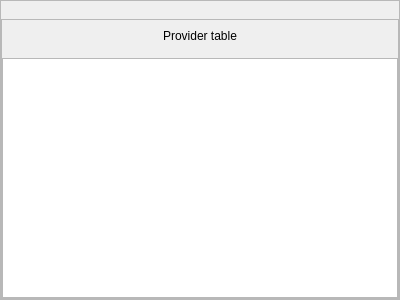
<?xml version="1.0" encoding="UTF-8"?>
<ui version="4.0">
 <class>ProviderFrame</class>
 <widget class="QFrame" name="ProviderFrame">
  <property name="geometry">
   <rect>
    <x>0</x>
    <y>0</y>
    <width>400</width>
    <height>300</height>
   </rect>
  </property>
  <property name="windowTitle">
   <string>Frame</string>
  </property>
  <property name="frameShape">
   <enum>QFrame::StyledPanel</enum>
  </property>
  <property name="frameShadow">
   <enum>QFrame::Raised</enum>
  </property>
  <layout class="QGridLayout" name="gridLayout">
   <property name="leftMargin">
    <number>0</number>
   </property>
   <property name="topMargin">
    <number>0</number>
   </property>
   <property name="rightMargin">
    <number>0</number>
   </property>
   <property name="bottomMargin">
    <number>0</number>
   </property>
   <property name="spacing">
    <number>2</number>
   </property>
   <item row="0" column="0">
    <widget class="DataInteractionToolBar" name="providerDataInteractionToolBar" native="true">
     <property name="minimumSize">
      <size>
       <width>0</width>
       <height>16</height>
      </size>
     </property>
    </widget>
   </item>
   <item row="1" column="0">
    <widget class="QFrame" name="providerTableMainFrame">
     <property name="sizePolicy">
      <sizepolicy hsizetype="Preferred" vsizetype="Expanding">
       <horstretch>0</horstretch>
       <verstretch>0</verstretch>
      </sizepolicy>
     </property>
     <property name="frameShape">
      <enum>QFrame::StyledPanel</enum>
     </property>
     <property name="frameShadow">
      <enum>QFrame::Plain</enum>
     </property>
     <layout class="QGridLayout" name="gridLayout_72">
      <property name="leftMargin">
       <number>0</number>
      </property>
      <property name="topMargin">
       <number>0</number>
      </property>
      <property name="rightMargin">
       <number>0</number>
      </property>
      <property name="bottomMargin">
       <number>0</number>
      </property>
      <item row="1" column="0">
       <widget class="QTableView" name="providerTableView">
        <property name="sizePolicy">
         <sizepolicy hsizetype="Minimum" vsizetype="Minimum">
          <horstretch>0</horstretch>
          <verstretch>0</verstretch>
         </sizepolicy>
        </property>
        <property name="showGrid">
         <bool>false</bool>
        </property>
        <property name="cornerButtonEnabled">
         <bool>false</bool>
        </property>
       </widget>
      </item>
      <item row="0" column="0">
       <widget class="QLabel" name="providerTableMainLabel">
        <property name="sizePolicy">
         <sizepolicy hsizetype="Preferred" vsizetype="Preferred">
          <horstretch>0</horstretch>
          <verstretch>0</verstretch>
         </sizepolicy>
        </property>
        <property name="minimumSize">
         <size>
          <width>0</width>
          <height>32</height>
         </size>
        </property>
        <property name="maximumSize">
         <size>
          <width>16777215</width>
          <height>32</height>
         </size>
        </property>
        <property name="text">
         <string>Provider table</string>
        </property>
        <property name="alignment">
         <set>Qt::AlignCenter</set>
        </property>
       </widget>
      </item>
     </layout>
    </widget>
   </item>
  </layout>
 </widget>
 <customwidgets>
  <customwidget>
   <class>DataInteractionToolBar</class>
   <extends>QWidget</extends>
   <header>DataInteractionToolBar.h</header>
   <container>1</container>
  </customwidget>
 </customwidgets>
 <resources/>
 <connections/>
</ui>
